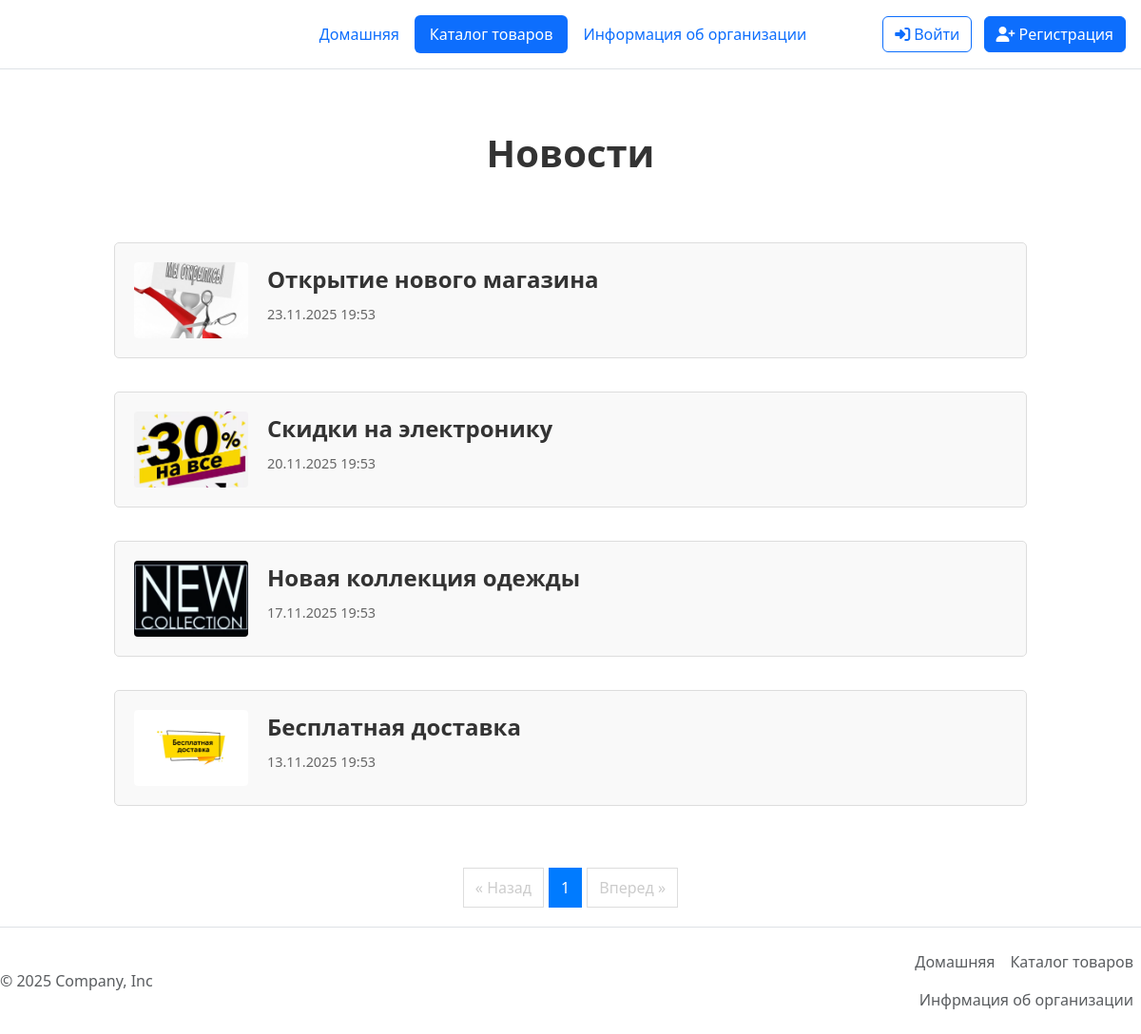
The page /catalog_news on the database its author committed.
### models.py (models this page shows, shortened)
class News(db.Model):
    id=db.Column(db.Integer(), primary_key=True)
    title=db.Column(db.String(50),nullable=False)
    date=db.Column(db.DateTime,default=datetime.now)
    text=db.Column(db.Text,nullable=False)
    image=db.Column(db.String(50),nullable=False)
    author_id=db.Column(db.Integer,db.ForeignKey('user.id'))
    author=db.relationship('User',backref=db.backref('news',lazy=True))

### app.py (the view)
@app.route('/catalog_news')
def catalog_news():
    page = request.args.get('page', 1, type=int)
    news_pagination = News.query.order_by(News.date.desc()).paginate(
        page=page,
        per_page=5,
        error_out=False
    )
    return render_template('catalog_news.html', news=news_pagination)

### app.py (called while the page is built)
@app.before_request
def before_request():
    if current_user.is_authenticated:
        current_user.last_seen = datetime.now()
        db.session.commit()

@app.context_processor
def utility_processor():
    return dict(time_ago=time_ago)

### templates/catalog_news.html (shortened to what this page needs)
{% extends "base.html" %}
{% block link %}
<link rel="stylesheet" href="{{ url_for('static', filename='CSS/news.css') }} ">{% endblock %}
{% block content %}
<div class="container">
    <div class="header">
        <h1 class="page-title">Новости</h1>
    </div>
    <div class="news-list">
        {% for new in news.items %}
        <a href="/catalog_news/{{new.id}}" class="news-link">
            <div class="news-item">
                <div class="news-image">
                    <img src="{{new.image}}" alt="{{new.title}}">
                </div>
                <div class="news-content">
                    <h2 class="news-title">{{new.title}}</h2>
                    <div class="news-date">{{new.date.strftime('%d.%m.%Y %H:%M')}}</div>
                </div>
            </div>
        </a>
        {% endfor %}
        <div class="pagination">
            {% if news.has_prev %}
            <a href="{{ url_for('catalog_news', page=news.prev_num) }}">« Назад</a>
            {% else %}
            <span class="disabled">« Назад</span>
            {% endif %}
            {% for page_num in news.iter_pages(left_edge=2, left_current=2, right_current=3, right_edge=2) %}
            {% if page_num %}
            {% if page_num == news.page %}
            <span class="current">{{ page_num }}</span>
            {% else %}
            <a href="{{ url_for('catalog_news', page=page_num) }}">{{ page_num }}</a>
            {% endif %}
            {% else %}
            <span class="ellipsis">...</span>
            {% endif %}
            {% endfor %}
            {% if news.has_next %}
            <a href="{{ url_for('catalog_news', page=news.next_num) }}">Вперед »</a>
            {% else %}
            <span class="disabled">Вперед »</span>
            {% endif %}
        </div>
    </div>
</div>
{% endblock %}

### static/CSS/news.css (style rules this page uses)
* { margin: 0; padding: 0; box-sizing: border-box; }
.container { max-width: 1000px; margin: 0 auto; padding: 20px; }
.header { text-align: center; margin-bottom: 40px; padding: 20px 0; }
.page-title { color: #333; font-size: 2.5rem; font-weight: bold; margin-bottom: 10px; }
.news-list { display: flex; flex-direction: column; gap: 15px; }
.news-item { background: white; border: 1px solid #ddd; border-radius: 8px; overflow: hidden; display: flex; align-items: center; padding: 15px; transition: box-shadow 0.3s ease; }
.news-image { width: 120px; height: 80px; flex-shrink: 0; margin-right: 20px; border-radius: 4px; overflow: hidden; }
.news-image img { width: 100%; height: 100%; object-fit: cover; display: block; }
.news-link { text-decoration: none; color: inherit; display: block; }
.news-content { flex: 1; }
.news-title { font-size: 1.2rem; font-weight: 600; color: #333; margin-bottom: 8px; }
.news-date { color: #666; font-size: 0.9rem; }
.news-item { border: 1px solid #ddd; padding: 20px; margin-bottom: 20px; border-radius: 5px; background: #f9f9f9; }
.news-title { font-size: 1.5em; margin-bottom: 10px; color: #333; }
.news-date { color: #666; font-size: 0.9em; margin-bottom: 10px; }
.news-content { line-height: 1.6; }
.pagination { display: flex; justify-content: center; margin-top: 30px; gap: 5px; }
.pagination a, .pagination span { padding: 8px 12px; border: 1px solid #ddd; text-decoration: none; color: #333; }
.pagination .current { background: #007bff; color: white; border-color: #007bff; }
.pagination .disabled { color: #ccc; cursor: not-allowed; }

### rows shown on the page
News: image (picture), title "Открытие нового магазина", date "23.11.2025 19:53"
News: image (picture), title "Скидки на электронику", date "20.11.2025 19:53"
News: image (picture), title "Новая коллекция одежды", date "17.11.2025 19:53"
News: image (picture), title "Бесплатная доставка", date "13.11.2025 19:53"

### other values the page prints
{{ page_num }} "1"
